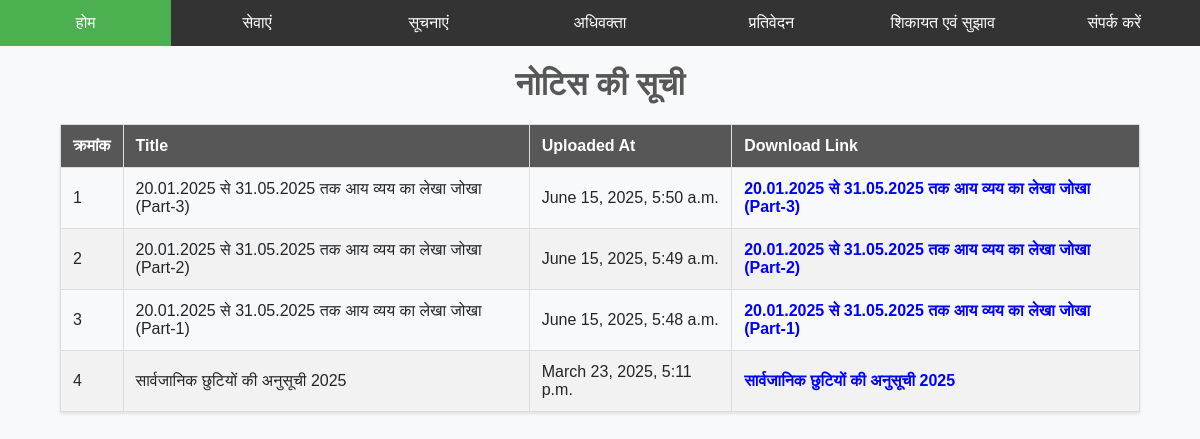
The page /notice/ on the database its author committed.
### notice/models.py (models this page shows, shortened)
class Notice(models.Model):
    title = models.CharField(max_length=100)
    content = models.TextField(default=None, blank=True, null=True)
    file = models.FileField(upload_to='notice/')
    created_at = models.DateTimeField(auto_now_add=True)
    updated_at = models.DateTimeField(auto_now=True)
    is_active = models.BooleanField(default=True)

### notice/views.py (the view)
# urls.py: path("", views.list_notice, name="list_notices"),
def list_notice(request):
    notices = Notice.objects.all().order_by('-created_at')[0:12]
    return render(request, 'list_notices.html', context={"notices": notices})

### notice/templates/list_notices.html (shortened to what this page needs)
{% extends "base.html" %}
{% block content %}
<h1>नोटिस की सूची</h1>
<table>
    <thead>
        <tr>
            <th>क्रमांक</th>
            <th>Title</th>
            <th>Uploaded At</th>
            <th>Download Link</th>
        </tr>
    </thead>
    <tbody>
        {% for notice in notices %}
        <tr>
            <td>{{ forloop.counter }}</td>
            <td>{{ notice.title }}</td>
            <td>{{ notice.created_at }}</td>
            <td><a href="/media/{{ notice.file }}" target="_blank" style="text-decoration: none; color: #333; font-weight: bold; word-wrap: break-word;">
                <span style="color: blue; cursor: pointer;">{{ notice.title }}</span>
            </a></td>
        </tr>
        {% endfor %}
    </tbody>
</table>
{% endblock content %}

### dashboard/templates/base.html (style rules this page uses)
body { font-family: Arial, sans-serif; background-color: #f4f4f4; margin: 0; padding: 0; }

### notice/templates/list_notices.html (style rules this page uses)
body { font-family: 'Arial', sans-serif; background-color: #f8f9fa; color: #212529; margin: 0; padding: 0; }
h1 { text-align: center; color: #575757; margin-top: 20px; }
table { width: 90%; margin: 20px auto; border-collapse: collapse; box-shadow: 0 2px 3px rgba(0, 0, 0, 0.1); }
th, td { border: 1px solid #ddd; padding: 12px; }
th { background-color: #575757; color: white; text-align: left; }
tr:nth-child(even) { background-color: #f2f2f2; }

### rows shown on the page
Notice: title "20.01.2025 से 31.05.2025 तक आय व्यय का लेखा जोखा (Part-3)", created_at "June 15, 2025, 5:50 a.m."
Notice: title "20.01.2025 से 31.05.2025 तक आय व्यय का लेखा जोखा (Part-2)", created_at "June 15, 2025, 5:49 a.m."
Notice: title "20.01.2025 से 31.05.2025 तक आय व्यय का लेखा जोखा (Part-1)", created_at "June 15, 2025, 5:48 a.m."
Notice: title "सार्वजानिक छुटियों की अनुसूची 2025", created_at "March 23, 2025, 5:11 p.m."
